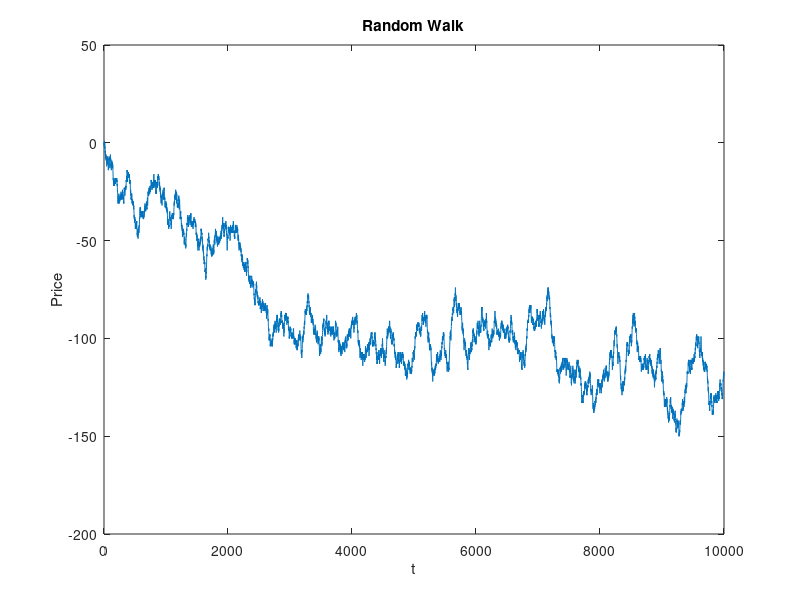

MATLAB code to generate this figure:
% The market as a random walk

% Settings
N = 10000;
p_0 = 0;
prob_u = 0.5;
prob_d = 1 - prob_u;

% Initial conditions
S = zeros(N,1);
time = zeros(N,1);

for t=2:N
    % Throw a random number
    if rand > prob_u
        next_s = S(t-1) - 1;
    else
        next_s = S(t-1) + 1;
    end
    S(t) = next_s;
    time(t) = time(t-1) + 1;
end

figure;
plot(time,S);
xlabel('t');
ylabel('Price');
title('Random Walk');